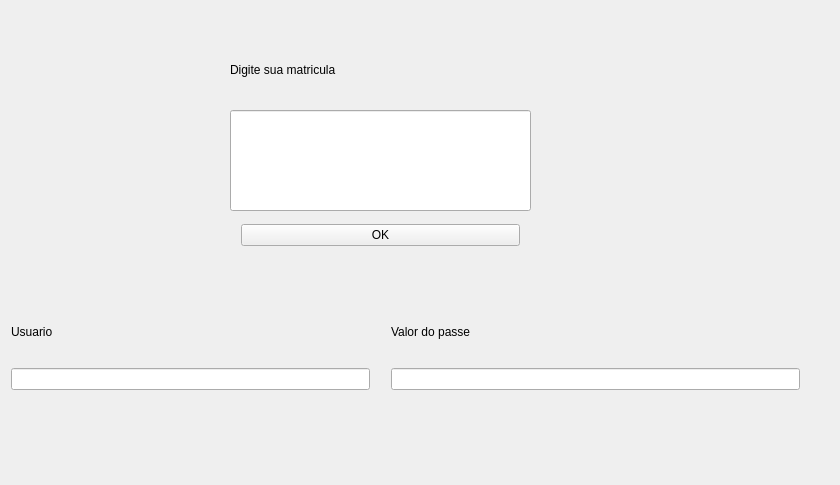
<?xml version="1.0" encoding="UTF-8"?>
<ui version="4.0">
 <class>MainWindow</class>
 <widget class="QMainWindow" name="MainWindow">
  <property name="geometry">
   <rect>
    <x>0</x>
    <y>0</y>
    <width>840</width>
    <height>485</height>
   </rect>
  </property>
  <property name="windowTitle">
   <string>MainWindow</string>
  </property>
  <widget class="QWidget" name="centralWidget">
   <widget class="QWidget" name="layoutWidget_3">
    <property name="geometry">
     <rect>
      <x>0</x>
      <y>290</y>
      <width>381</width>
      <height>111</height>
     </rect>
    </property>
    <layout class="QVBoxLayout" name="verticalLayout_3">
     <item>
      <widget class="QLabel" name="label_2">
       <property name="text">
        <string>Usuario</string>
       </property>
      </widget>
     </item>
     <item>
      <widget class="QLineEdit" name="usuario_text"/>
     </item>
    </layout>
   </widget>
   <widget class="QWidget" name="layoutWidget">
    <property name="geometry">
     <rect>
      <x>230</x>
      <y>180</y>
      <width>301</width>
      <height>111</height>
     </rect>
    </property>
    <layout class="QVBoxLayout" name="verticalLayout_2">
     <item>
      <widget class="QPushButton" name="Mat_ok">
       <property name="text">
        <string>OK</string>
       </property>
      </widget>
     </item>
    </layout>
   </widget>
   <widget class="QWidget" name="layoutWidget_2">
    <property name="geometry">
     <rect>
      <x>380</x>
      <y>290</y>
      <width>431</width>
      <height>111</height>
     </rect>
    </property>
    <layout class="QVBoxLayout" name="verticalLayout_4">
     <item>
      <widget class="QLabel" name="label_3">
       <property name="text">
        <string>Valor do passe</string>
       </property>
      </widget>
     </item>
     <item>
      <widget class="QLineEdit" name="passe_text"/>
     </item>
    </layout>
   </widget>
   <widget class="QLabel" name="label">
    <property name="geometry">
     <rect>
      <x>230</x>
      <y>30</y>
      <width>299</width>
      <height>80</height>
     </rect>
    </property>
    <property name="text">
     <string>Digite sua matricula</string>
    </property>
   </widget>
   <widget class="QLineEdit" name="Dig_mat">
    <property name="geometry">
     <rect>
      <x>230</x>
      <y>110</y>
      <width>301</width>
      <height>101</height>
     </rect>
    </property>
   </widget>
  </widget>
 </widget>
 <layoutdefault spacing="6" margin="11"/>
 <resources/>
 <connections/>
</ui>
